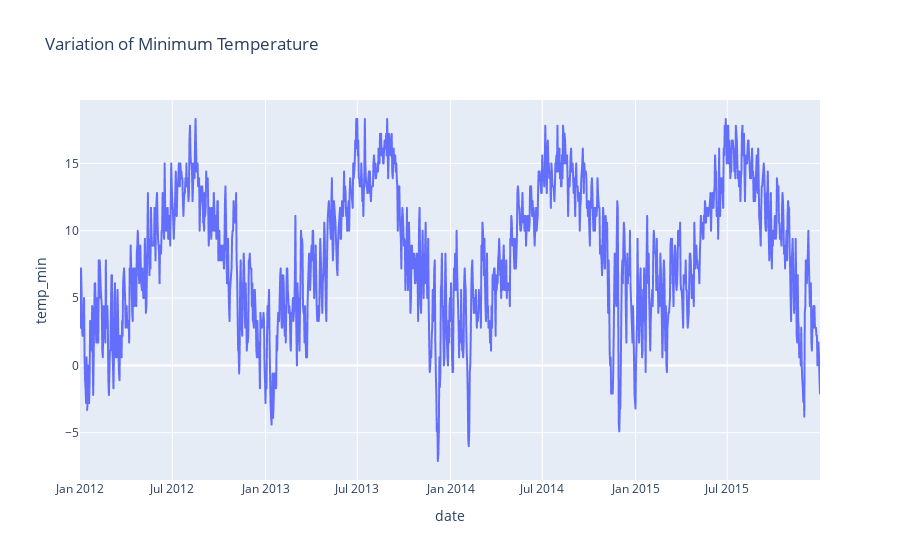

The cell this chart's notebook holds for it:
### Code cell
px.line(data_frame = data,
       x = 'date',
       y = 'temp_min', 
       title = 'Variation of Minimum Temperature')

### Figure 1 — Plotly figure (JSON) as saved in the notebook; plotly's stock layout.template omitted (floating-point values rounded to 4 significant figures; data arrays with more than 128 entries replaced by an {"elided": "..."} marker saying what was removed)
{"data": [{"hovertemplate": "date=%{x}<br>temp_min=%{y}<extra></extra>", "legendgroup": "", "line": {"color": "#636efa", "dash": "solid"}, "marker": {"symbol": "circle"}, "mode": "lines", "name": "", "showlegend": false, "type": "scattergl", "x": {"elided": "1461 str values"}, "xaxis": "x", "y": {"elided": "1461 float values"}, "yaxis": "y"}], "layout": {"legend": {"tracegroupgap": 0}, "title": {"text": "Variation of Minimum Temperature"}, "xaxis": {"anchor": "y", "domain": [0, 1], "title": {"text": "date"}}, "yaxis": {"anchor": "x", "domain": [0, 1], "title": {"text": "temp_min"}}}}
